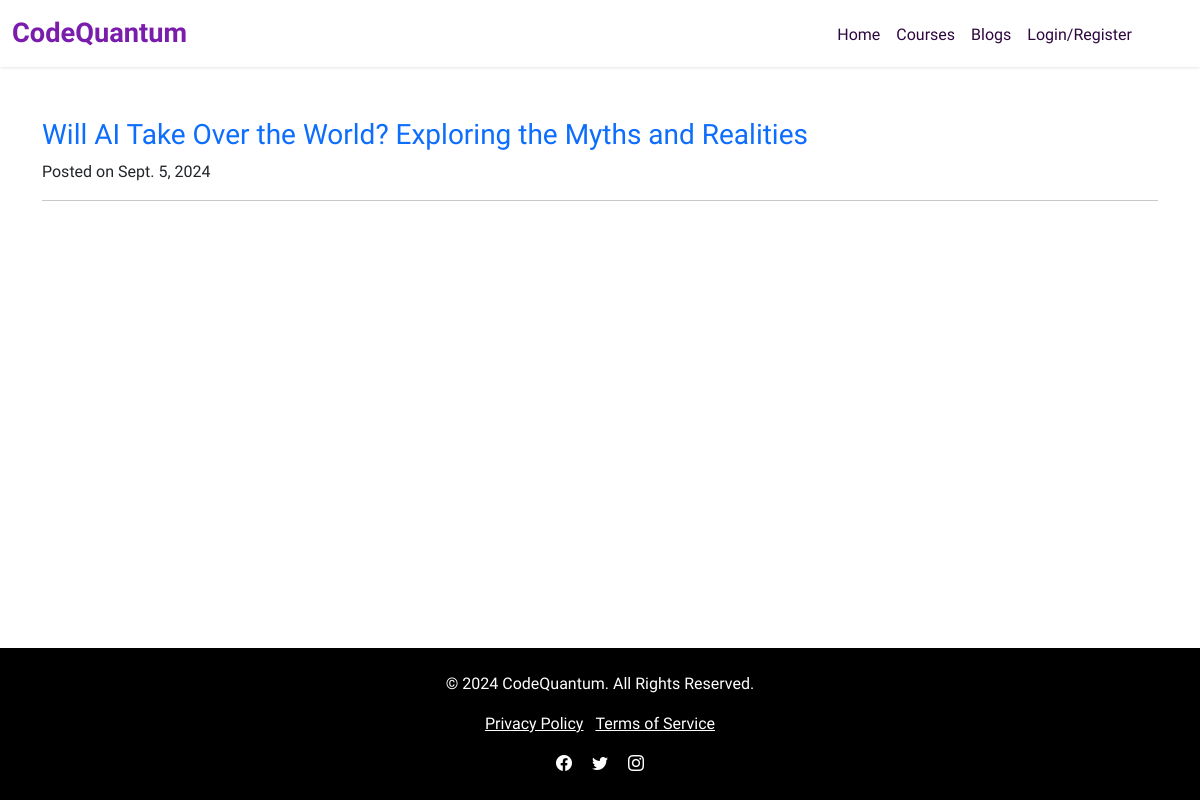
The app's page /blogs/ with its own data.
### blogs/models.py (models this page shows, shortened)
class Blog(models.Model):
    name = models.CharField(max_length=200)
    body = RichTextField(config_name='default')
    slug = models.SlugField()
    date = models.DateField(auto_now_add=True)

### blogs/views.py (the view)
# urls.py: path('', views.blog, name="blogs"),
def blog(request):
    blogs = Blog.objects.all().order_by('-date')
    return render(request, 'blogs.html', {'blogs':blogs})

### blogs/templates/blogs.html (shortened to what this page needs)
{% extends "layout.html" %}
{% load static %}
{% block content %}
  <div class="container mt-5">
    {% for blog in blogs %}
    <div class="box">
      <h3 class="title"><a href="{% url 'post' slug=blog.slug %}" class="link">{{blog.name}}</a></h3>
      <p>Posted on {{blog.date}}</p>
    </div>
    <hr>
    {% endfor %}
  </div>
{% endblock %}

### static/css/style.css (style rules this page uses)
* { margin: 0; padding: 0; }
html, body { height: 100%; }
body { display: flex; flex-direction: column; padding-top: 70px; font-family: "Sora"; }
.link { text-decoration: none; }

### records on screen
Blog: name "Will AI Take Over the World? Exploring the Myths and Realities", date "Sept. 5, 2024"
